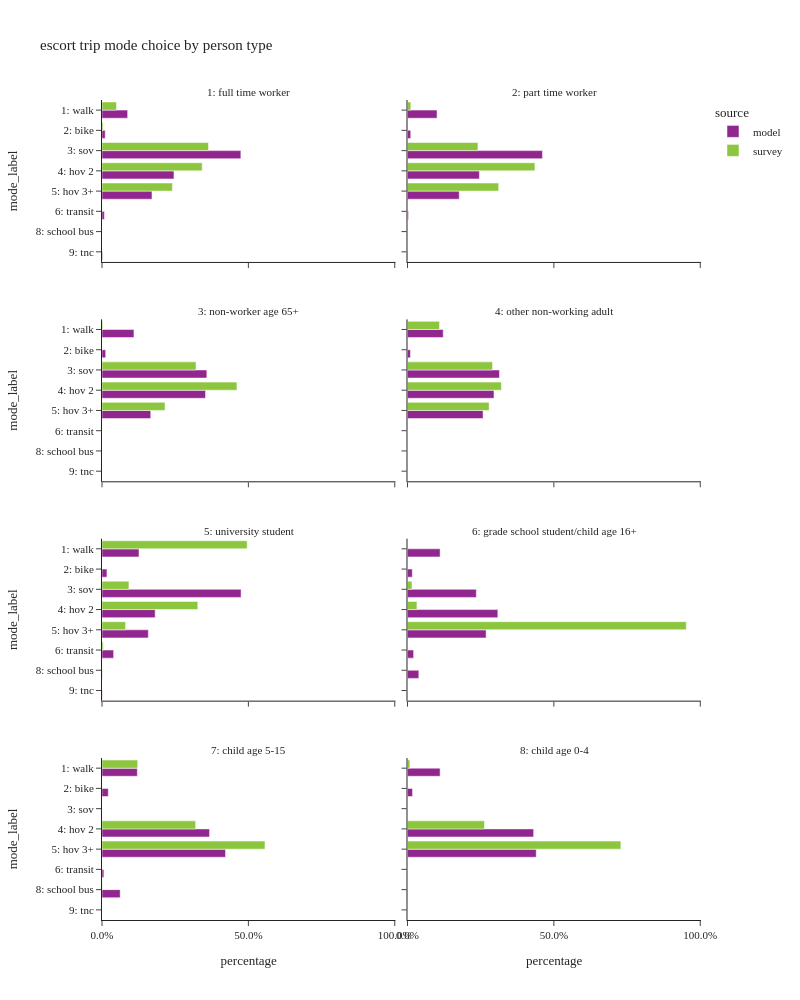

The notebook cell saved with this chart:
### Code cell
plot_mode_choice(es_trip,"pptyp_label",
                 {"pptyp_label": list(util.pptyp_cat.values()),
                  "mode_label": list(util.mode_cat.values())},
                 "person type",
                 2,1000)

### Figure 1 — Plotly figure (JSON) as saved in the notebook; plotly's stock layout.template omitted (floating-point values rounded to 4 significant figures)
{"data": [{"alignmentgroup": "True", "customdata": [[68130], [8521], [368803], [191138], [132737], [6398], [1807]], "hovertemplate": "source=model<br>pptyp_label=1: full time worker<br>percentage=%{x}<br>mode_label=%{y}<br>sample count=%{customdata[0]}<extra></extra>", "legendgroup": "model", "marker": {"color": "#91268F", "pattern": {"shape": ""}}, "name": "model", "offsetgroup": "model", "orientation": "h", "showlegend": true, "textposition": "auto", "type": "bar", "x": [0.08762, 0.01096, 0.4743, 0.2458, 0.1707, 0.008229, 0.002324], "xaxis": "x7", "y": ["1: walk", "2: bike", "3: sov", "4: hov 2", "5: hov 3+", "6: transit", "9: tnc"], "yaxis": "y7"}, {"alignmentgroup": "True", "customdata": [[58], [16], [179], [205], [109], [3]], "hovertemplate": "source=survey<br>pptyp_label=1: full time worker<br>percentage=%{x}<br>mode_label=%{y}<br>sample count=%{customdata[0]}<extra></extra>", "legendgroup": "survey", "marker": {"color": "#8CC63E", "pattern": {"shape": ""}}, "name": "survey", "offsetgroup": "survey", "orientation": "h", "showlegend": true, "textposition": "auto", "type": "bar", "x": [0.04949, 0.003668, 0.3636, 0.3422, 0.2405, 0.0005375], "xaxis": "x7", "y": ["1: walk", "2: bike", "3: sov", "4: hov 2", "5: hov 3+", "6: transit"], "yaxis": "y7"}, {"alignmentgroup": "True", "customdata": [[18061], [1975], [82447], [43923], [31612], [585], [256]], "hovertemplate": "source=model<br>pptyp_label=2: part time worker<br>percentage=%{x}<br>mode_label=%{y}<br>sample count=%{customdata[0]}<extra></extra>", "legendgroup": "model", "marker": {"color": "#91268F", "pattern": {"shape": ""}}, "name": "model", "offsetgroup": "model", "orientation": "h", "showlegend": false, "textposition": "auto", "type": "bar", "x": [0.101, 0.01104, 0.461, 0.2456, 0.1767, 0.003271, 0.001431], "xaxis": "x8", "y": ["1: walk", "2: bike", "3: sov", "4: hov 2", "5: hov 3+", "6: transit", "9: tnc"], "yaxis": "y8"}, {"alignmentgroup": "True", "customdata": [[13], [4], [38], [57], [42]], "hovertemplate": "source=survey<br>pptyp_label=2: part time worker<br>percentage=%{x}<br>mode_label=%{y}<br>sample count=%{customdata[0]}<extra></extra>", "legendgroup": "survey", "marker": {"color": "#8CC63E", "pattern": {"shape": ""}}, "name": "survey", "offsetgroup": "survey", "orientation": "h", "showlegend": false, "textposition": "auto", "type": "bar", "x": [0.01129, 0.001455, 0.2406, 0.4352, 0.3114], "xaxis": "x8", "y": ["1: walk", "2: bike", "3: sov", "4: hov 2", "5: hov 3+"], "yaxis": "y8"}, {"alignmentgroup": "True", "customdata": [[10879], [1256], [35708], [35253], [16597]], "hovertemplate": "source=model<br>pptyp_label=3: non-worker age 65+<br>percentage=%{x}<br>mode_label=%{y}<br>sample count=%{customdata[0]}<extra></extra>", "legendgroup": "model", "marker": {"color": "#91268F", "pattern": {"shape": ""}}, "name": "model", "offsetgroup": "model", "orientation": "h", "showlegend": false, "textposition": "auto", "type": "bar", "x": [0.1091, 0.0126, 0.3582, 0.3536, 0.1665], "xaxis": "x5", "y": ["1: walk", "2: bike", "3: sov", "4: hov 2", "5: hov 3+"], "yaxis": "y5"}, {"alignmentgroup": "True", "customdata": [[6], [66], [78], [34]], "hovertemplate": "source=survey<br>pptyp_label=3: non-worker age 65+<br>percentage=%{x}<br>mode_label=%{y}<br>sample count=%{customdata[0]}<extra></extra>", "legendgroup": "survey", "marker": {"color": "#8CC63E", "pattern": {"shape": ""}}, "name": "survey", "offsetgroup": "survey", "orientation": "h", "showlegend": false, "textposition": "auto", "type": "bar", "x": [0.00276, 0.3211, 0.4609, 0.2153], "xaxis": "x5", "y": ["1: walk", "3: sov", "4: hov 2", "5: hov 3+"], "yaxis": "y5"}, {"alignmentgroup": "True", "customdata": [[23742], [1981], [61088], [57462], [50209]], "hovertemplate": "source=model<br>pptyp_label=4: other non-working adult<br>percentage=%{x}<br>mode_label=%{y}<br>sample count=%{customdata[0]}<extra></extra>", "legendgroup": "model", "marker": {"color": "#91268F", "pattern": {"shape": ""}}, "name": "model", "offsetgroup": "model", "orientation": "h", "showlegend": false, "textposition": "auto", "type": "bar", "x": [0.1221, 0.01019, 0.3141, 0.2955, 0.2582], "xaxis": "x6", "y": ["1: walk", "2: bike", "3: sov", "4: hov 2", "5: hov 3+"], "yaxis": "y6"}, {"alignmentgroup": "True", "customdata": [[31], [2], [66], [96], [60], [1]], "hovertemplate": "source=survey<br>pptyp_label=4: other non-working adult<br>percentage=%{x}<br>mode_label=%{y}<br>sample count=%{customdata[0]}<extra></extra>", "legendgroup": "survey", "marker": {"color": "#8CC63E", "pattern": {"shape": ""}}, "name": "survey", "offsetgroup": "survey", "orientation": "h", "showlegend": false, "textposition": "auto", "type": "bar", "x": [0.1093, 0.0005278, 0.2904, 0.3209, 0.2788, 0.0001418], "xaxis": "x6", "y": ["1: walk", "2: bike", "3: sov", "4: hov 2", "5: hov 3+", "6: transit"], "yaxis": "y6"}, {"alignmentgroup": "True", "customdata": [[2503], [335], [9408], [3596], [3134], [787], [16], [24]], "hovertemplate": "source=model<br>pptyp_label=5: university student<br>percentage=%{x}<br>mode_label=%{y}<br>sample count=%{customdata[0]}<extra></extra>", "legendgroup": "model", "marker": {"color": "#91268F", "pattern": {"shape": ""}}, "name": "model", "offsetgroup": "model", "orientation": "h", "showlegend": false, "textposition": "auto", "type": "bar", "x": [0.1264, 0.01692, 0.4751, 0.1816, 0.1583, 0.03974, 0.000808, 0.001212], "xaxis": "x3", "y": ["1: walk", "2: bike", "3: sov", "4: hov 2", "5: hov 3+", "6: transit", "8: school bus", "9: tnc"], "yaxis": "y3"}, {"alignmentgroup": "True", "customdata": [[3], [6], [8], [3], [1]], "hovertemplate": "source=survey<br>pptyp_label=5: university student<br>percentage=%{x}<br>mode_label=%{y}<br>sample count=%{customdata[0]}<extra></extra>", "legendgroup": "survey", "marker": {"color": "#8CC63E", "pattern": {"shape": ""}}, "name": "survey", "offsetgroup": "survey", "orientation": "h", "showlegend": false, "textposition": "auto", "type": "bar", "x": [0.4958, 0.09196, 0.3273, 0.08058, 0.004325], "xaxis": "x3", "y": ["1: walk", "3: sov", "4: hov 2", "5: hov 3+", "6: transit"], "yaxis": "y3"}, {"alignmentgroup": "True", "customdata": [[2311], [341], [4875], [6398], [5568], [433], [802], [4]], "hovertemplate": "source=model<br>pptyp_label=6: grade school student/child age 16+<br>percentage=%{x}<br>mode_label=%{y}<br>sample count=%{customdata[0]}<extra></extra>", "legendgroup": "model", "marker": {"color": "#91268F", "pattern": {"shape": ""}}, "name": "model", "offsetgroup": "model", "orientation": "h", "showlegend": false, "textposition": "auto", "type": "bar", "x": [0.1115, 0.01645, 0.2351, 0.3086, 0.2686, 0.02089, 0.03868, 0.0001929], "xaxis": "x4", "y": ["1: walk", "2: bike", "3: sov", "4: hov 2", "5: hov 3+", "6: transit", "8: school bus", "9: tnc"], "yaxis": "y4"}, {"alignmentgroup": "True", "customdata": [[3], [7], [7]], "hovertemplate": "source=survey<br>pptyp_label=6: grade school student/child age 16+<br>percentage=%{x}<br>mode_label=%{y}<br>sample count=%{customdata[0]}<extra></extra>", "legendgroup": "survey", "marker": {"color": "#8CC63E", "pattern": {"shape": ""}}, "name": "survey", "offsetgroup": "survey", "orientation": "h", "showlegend": false, "textposition": "auto", "type": "bar", "x": [0.01524, 0.03232, 0.9524], "xaxis": "x4", "y": ["3: sov", "4: hov 2", "5: hov 3+"], "yaxis": "y4"}, {"alignmentgroup": "True", "customdata": [[32462], [5788], [98843], [113517], [1714], [16721]], "hovertemplate": "source=model<br>pptyp_label=7: child age 5-15<br>percentage=%{x}<br>mode_label=%{y}<br>sample count=%{customdata[0]}<extra></extra>", "legendgroup": "model", "marker": {"color": "#91268F", "pattern": {"shape": ""}}, "name": "model", "offsetgroup": "model", "orientation": "h", "showlegend": false, "textposition": "auto", "type": "bar", "x": [0.1207, 0.02151, 0.3674, 0.4219, 0.006371, 0.06215], "xaxis": "x", "y": ["1: walk", "2: bike", "4: hov 2", "5: hov 3+", "6: transit", "8: school bus"], "yaxis": "y"}, {"alignmentgroup": "True", "customdata": [[13], [2], [37], [81], [3]], "hovertemplate": "source=survey<br>pptyp_label=7: child age 5-15<br>percentage=%{x}<br>mode_label=%{y}<br>sample count=%{customdata[0]}<extra></extra>", "legendgroup": "survey", "marker": {"color": "#8CC63E", "pattern": {"shape": ""}}, "name": "survey", "offsetgroup": "survey", "orientation": "h", "showlegend": false, "textposition": "auto", "type": "bar", "x": [0.1218, 0.000322, 0.3198, 0.5567, 0.001314], "xaxis": "x", "y": ["1: walk", "2: bike", "4: hov 2", "5: hov 3+", "8: school bus"], "yaxis": "y"}, {"alignmentgroup": "True", "customdata": [[11671], [1805], [45163], [46083], [8], [58]], "hovertemplate": "source=model<br>pptyp_label=8: child age 0-4<br>percentage=%{x}<br>mode_label=%{y}<br>sample count=%{customdata[0]}<extra></extra>", "legendgroup": "model", "marker": {"color": "#91268F", "pattern": {"shape": ""}}, "name": "model", "offsetgroup": "model", "orientation": "h", "showlegend": false, "textposition": "auto", "type": "bar", "x": [0.1114, 0.01723, 0.431, 0.4398, 7.634e-05, 0.0005535], "xaxis": "x2", "y": ["1: walk", "2: bike", "4: hov 2", "5: hov 3+", "6: transit", "8: school bus"], "yaxis": "y2"}, {"alignmentgroup": "True", "customdata": [[14], [22], [77]], "hovertemplate": "source=survey<br>pptyp_label=8: child age 0-4<br>percentage=%{x}<br>mode_label=%{y}<br>sample count=%{customdata[0]}<extra></extra>", "legendgroup": "survey", "marker": {"color": "#8CC63E", "pattern": {"shape": ""}}, "name": "survey", "offsetgroup": "survey", "orientation": "h", "showlegend": false, "textposition": "auto", "type": "bar", "x": [0.008223, 0.263, 0.7288], "xaxis": "x2", "y": ["1: walk", "4: hov 2", "5: hov 3+"], "yaxis": "y2"}], "layout": {"annotations": [{"font": {}, "showarrow": false, "text": "7: child age 5-15", "x": 0.245, "xanchor": "center", "xref": "paper", "y": 0.1975, "yanchor": "bottom", "yref": "paper"}, {"font": {}, "showarrow": false, "text": "8: child age 0-4", "x": 0.755, "xanchor": "center", "xref": "paper", "y": 0.1975, "yanchor": "bottom", "yref": "paper"}, {"font": {}, "showarrow": false, "text": "5: university student", "x": 0.245, "xanchor": "center", "xref": "paper", "y": 0.465, "yanchor": "bottom", "yref": "paper"}, {"font": {}, "showarrow": false, "text": "6: grade school student/child age 16+", "x": 0.755, "xanchor": "center", "xref": "paper", "y": 0.465, "yanchor": "bottom", "yref": "paper"}, {"font": {}, "showarrow": false, "text": "3: non-worker age 65+", "x": 0.245, "xanchor": "center", "xref": "paper", "y": 0.7325, "yanchor": "bottom", "yref": "paper"}, {"font": {}, "showarrow": false, "text": "4: other non-working adult", "x": 0.755, "xanchor": "center", "xref": "paper", "y": 0.7325, "yanchor": "bottom", "yref": "paper"}, {"font": {}, "showarrow": false, "text": "1: full time worker", "x": 0.245, "xanchor": "center", "xref": "paper", "y": 1, "yanchor": "bottom", "yref": "paper"}, {"font": {}, "showarrow": false, "text": "2: part time worker", "x": 0.755, "xanchor": "center", "xref": "paper", "y": 1, "yanchor": "bottom", "yref": "paper"}], "barmode": "group", "height": 1000, "legend": {"title": {"text": "source"}, "tracegroupgap": 0}, "title": {"text": "escort trip mode choice by person type"}, "width": 800, "xaxis": {"anchor": "y", "domain": [0, 0.49], "tickformat": ".1%", "title": {"text": "percentage"}}, "xaxis2": {"anchor": "y2", "domain": [0.51, 1], "matches": "x", "tickformat": ".1%", "title": {"text": "percentage"}}, "xaxis3": {"anchor": "y3", "domain": [0, 0.49], "matches": "x", "showticklabels": false, "tickformat": ".1%"}, "xaxis4": {"anchor": "y4", "domain": [0.51, 1], "matches": "x", "showticklabels": false, "tickformat": ".1%"}, "xaxis5": {"anchor": "y5", "domain": [0, 0.49], "matches": "x", "showticklabels": false, "tickformat": ".1%"}, "xaxis6": {"anchor": "y6", "domain": [0.51, 1], "matches": "x", "showticklabels": false, "tickformat": ".1%"}, "xaxis7": {"anchor": "y7", "domain": [0, 0.49], "matches": "x", "showticklabels": false, "tickformat": ".1%"}, "xaxis8": {"anchor": "y8", "domain": [0.51, 1], "matches": "x", "showticklabels": false, "tickformat": ".1%"}, "yaxis": {"anchor": "x", "categoryarray": ["9: tnc", "8: school bus", "6: transit", "5: hov 3+", "4: hov 2", "3: sov", "2: bike", "1: walk"], "categoryorder": "array", "domain": [0, 0.1975], "title": {"text": "mode_label"}}, "yaxis2": {"anchor": "x2", "domain": [0, 0.1975], "matches": "y", "showticklabels": false}, "yaxis3": {"anchor": "x3", "categoryarray": ["9: tnc", "8: school bus", "6: transit", "5: hov 3+", "4: hov 2", "3: sov", "2: bike", "1: walk"], "categoryorder": "array", "domain": [0.2675, 0.465], "matches": "y", "title": {"text": "mode_label"}}, "yaxis4": {"anchor": "x4", "domain": [0.2675, 0.465], "matches": "y", "showticklabels": false}, "yaxis5": {"anchor": "x5", "categoryarray": ["9: tnc", "8: school bus", "6: transit", "5: hov 3+", "4: hov 2", "3: sov", "2: bike", "1: walk"], "categoryorder": "array", "domain": [0.535, 0.7325], "matches": "y", "title": {"text": "mode_label"}}, "yaxis6": {"anchor": "x6", "domain": [0.535, 0.7325], "matches": "y", "showticklabels": false}, "yaxis7": {"anchor": "x7", "categoryarray": ["9: tnc", "8: school bus", "6: transit", "5: hov 3+", "4: hov 2", "3: sov", "2: bike", "1: walk"], "categoryorder": "array", "domain": [0.8025, 1], "matches": "y", "title": {"text": "mode_label"}}, "yaxis8": {"anchor": "x8", "domain": [0.8025, 1], "matches": "y", "showticklabels": false}}}
